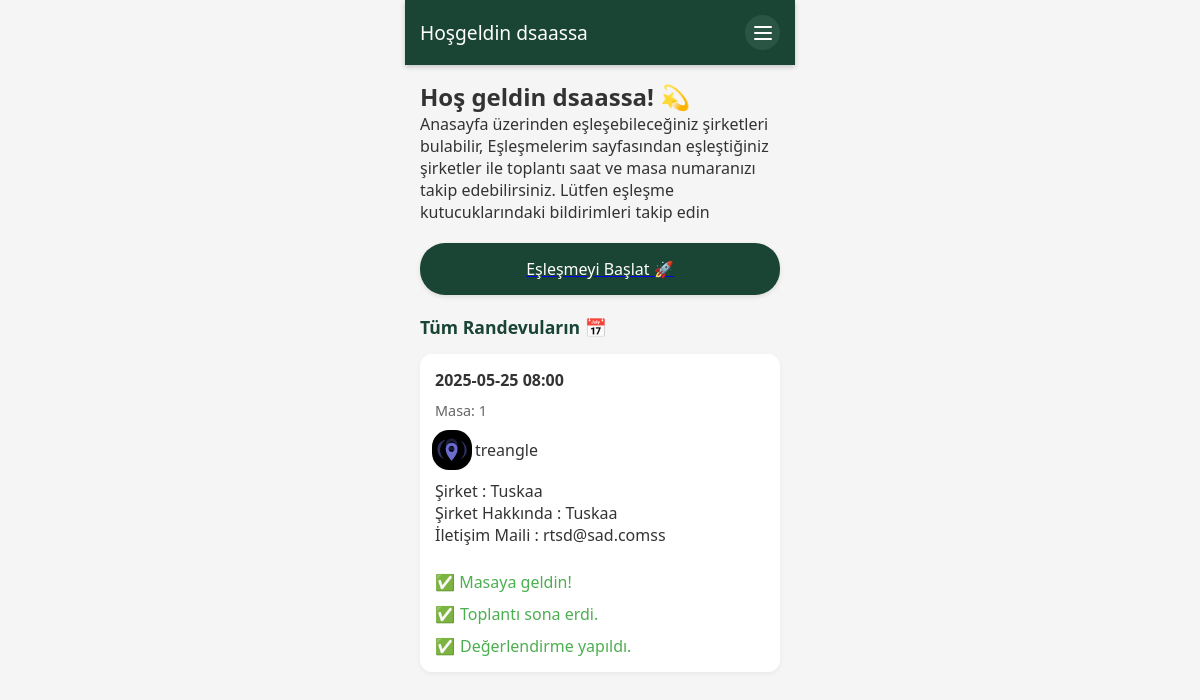
The app's page /dashboard/ (signed in) with its own data.
### teknopark_app/models.py (models this page shows, shortened)
class CustomUser(AbstractBaseUser, PermissionsMixin):
    email = models.EmailField(unique=True)
    first_name = models.CharField(max_length=50, blank=True)
    last_name = models.CharField(max_length=50, blank=True)
    uygunluk = models.BooleanField(default=True)
    sirket = models.CharField(max_length=120, null=True, blank=True)
    sirket_bilgileri = models.TextField(null=True, blank=True, max_length=500)
    web_adresi = models.URLField(blank=True, null=True)
    iletisim_emaili = models.EmailField(blank=True, null=True)
    sirket_logosu = models.ImageField(upload_to=upload_to_logo, blank=True, null=True)
    categories = models.ManyToManyField('Category', blank=True, related_name='users')
    ROLE_CHOICES = (
        ('investor', 'Yatırımcı'),
        ('entrepreneur', 'Girişimci'),
        ('teknopark', 'Teknopark'),
    )
    role = models.CharField(max_length=20, choices=ROLE_CHOICES)
    yatirim_miktari = models.DecimalField(
        max_digits=12,
        decimal_places=2,
        null=True,
        blank=True,
        validators=[MinValueValidator(Decimal('0.0'))],
        help_text="Yatırımcı isen, yatırım yapmayı düşündüğün miktar ($)"
    )
    talep_edilen_yatirim = models.DecimalField(
        max_digits=12,
        decimal_places=2,
        null=True,
        blank=True,
        validators=[MinValueValidator(Decimal('0.0'))],
        help_text="Girişimci isen, talep ettiğin yatırım miktarı ($)"
    )
    THS_CHOICES = [(str(i), f"THS-{i} seviyesi") for i in range(1, 10)]
    ths = models.CharField(max_length=2, choices=THS_CHOICES, null=True, blank=True)
    is_staff = models.BooleanField(default=False)
    is_active = models.BooleanField(default=True)
    objects = CustomUserManager()
    USERNAME_FIELD = 'email'
    REQUIRED_FIELDS = []

class Match(models.Model):
    STATUS_CHOICES = (
        ('pending', 'Pending'),
        ('accepted', 'Accepted'),
        ('rejected', 'Rejected'),
    )
    entrepreneur = models.ForeignKey(CustomUser, on_delete=models.CASCADE, related_name="entrepreneur_matches")
    investor = models.ForeignKey(CustomUser, on_delete=models.CASCADE, related_name="investor_matches")
    meeting_day = models.ForeignKey(MeetingDay, on_delete=models.CASCADE)
    table_number = models.IntegerField()
    start_datetime = models.DateTimeField()
    end_datetime = models.DateTimeField()
    entrepreneur_arrived = models.BooleanField(default=False)
    investor_arrived = models.BooleanField(default=False)
    meeting_ended = models.BooleanField(default=False)
    status = models.CharField(max_length=10, choices=STATUS_CHOICES, default='accepted')  # 'accepted' varsayalım
    entrepreneur_accepted = models.BooleanField(default=False)
    investor_accepted = models.BooleanField(default=False)
    def meeting_started(self):
        return self.entrepreneur_arrived and self.investor_arrived and not self.meeting_ended

### teknopark_app/views.py (the view)
# urls.py: path('dashboard/', views.dashboard_view, name='dashboard'),
@login_required
def dashboard_view(request):
    user = request.user
    matches = Match.objects.filter(
        Q(entrepreneur=user) | Q(investor=user)
    ).order_by('start_datetime')
    match_data = []
    for match in matches:
        if user == match.entrepreneur:
            other_user = match.investor
            user_arrived = match.entrepreneur_arrived
        else:
            other_user = match.entrepreneur
            user_arrived = match.investor_arrived
        time_left = match.start_datetime - timezone.now()
        five_minutes_left = timedelta(minutes=5)
        if time_left <= five_minutes_left:
            message = "Lütfen masanıza geçin ve masaya geldim butonuna tıklayın."
        elif not user_arrived and time_left <= timedelta(minutes=0):
            message = "Toplantınız ileri bir dakikaya ertelenmiştir. Lütfen bulunduğunuz masayı boşaltınız."
        else:
            message = ""
        evaluation_exists = Evaluation.objects.filter(match=match, evaluator=user).exists()
        match_data.append({
            'match': match,
            'other_user': other_user,
            'user_arrived': user_arrived,
            'meeting_started': match.meeting_started(),
            'evaluation_exists': evaluation_exists,
            'message': message,
            'status': match.status
        })
    return render(request, 'dashboard.html', {
        'match_data': match_data,
        'today': date.today(),
    })

### teknopark_app/templates/dashboard.html (shortened to what this page needs)
<!DOCTYPE html>
<html lang="tr">
<head>
</head>
<body>
    {% if user.role == 'investor' or user.role == 'entrepreneur' %}
    <div class="header">
        <h2>Hoşgeldin {{ user.first_name }}</h2>
        <div class="avatar" id="profileToggle">
            <div class="burger-menu">
                <span></span>
                <span></span>
                <span></span>
            </div>
        </div>
    </div>
    <div class="container">
        <h2>Hoş geldin {{ user.first_name }}! 💫</h2>
                        <p>Anasayfa üzerinden eşleşebileceğiniz şirketleri bulabilir, Eşleşmelerim sayfasından
eşleştiğiniz şirketler ile toplantı saat ve masa numaranızı takip edebilirsiniz. Lütfen
eşleşme kutucuklarındaki bildirimleri takip edin</p>
            <a href="{% url 'start_match' %}">
        <button class="start-match-btn">Eşleşmeyi Başlat 🚀</button>
            </a>
        {% if match_data %}
            <h3 class="matches-title">Tüm Randevuların 📅</h3>
{% for item in match_data %}
    <div class="match-card">
        <div class="match-header">
            <div class="match-date">{{ item.match.start_datetime|date:"Y-m-d H:i" }}</div>
        </div>
        <div class="table-info">Masa: {{ item.match.table_number }}</div>
        <div class="participant">
                            {% if item.other_user.sirket_logosu %}
                <img src="{{ item.other_user.sirket_logosu.url }}" style="width: 40px; border-radius: 17px; position: relative; right: 3px;">
                    {% else %}
            <div class="participant-avatar">
                {{ item.other_user.first_name|slice:":1" }}
            </div>
            {% endif %}
            <div class="participant-name">{{ item.other_user.first_name }}</div>
        </div>
        {% if item.other_user.sirket %}
        <p>Şirket : {{ item.other_user.sirket }}</p>
        {% endif %}
        {% if item.other_user.sirket_bilgileri %}
        <p>Şirket Hakkında : {{ item.other_user.sirket_bilgileri }}</p>
        {% endif %}
        {% if item.other_user.iletisim_emaili %}
        <p>İletişim Maili : {{ item.other_user.iletisim_emaili }}</p>
        {% endif %}
        <div class="action-buttons">
{% if item.match.status == 'accepted' %}
    {% if item.match.entrepreneur_arrived and not item.match.investor_arrived %}
        {% if request.user == item.match.investor %}
            {% if not item.user_arrived %}
                <form method="post" action="{% url 'masaya_geldim' item.match.id %}">
                    {% csrf_token %}
                    <button type="submit" class="btn btn-primary">🪑 Masaya Geldim</button>
                </form>
            {% else %}
                <div class="status">✅ Masaya geldin!</div>
            {% endif %}
        {% else %}
            <div class="status">⏳ Yatırımcı bekleniyor...</div>
        {% endif %}
    {% else %}
        {% if not item.user_arrived %}
            <form method="post" action="{% url 'masaya_geldim' item.match.id %}">
                {% csrf_token %}
                <button type="submit" class="btn btn-primary">🪑 Masaya Geldim</button>
            </form>
        {% else %}
            <div class="status">✅ Masaya geldin!</div>
        {% endif %}
    {% endif %}
{% endif %}
        </div>
                        {% if not item.match.meeting_ended %}
                    <form method="post" action="{% url 'toplanti_bitir' item.match.id %}">
                        {% csrf_token %}
                        <button type="submit" class="btn btn-danger">
                            <span class="status-icon">🚪</span> Toplantıyı Bitir
                        </button>
                    </form>
                {% else %}
                    <div class="status">
                        <span class="status-icon">✅</span> Toplantı sona erdi.
                    </div>
                {% endif %}
                {% if item.match.meeting_ended and not item.evaluation_exists %}
                    <a href="{% url 'degerlendirme_formu' item.match.id %}">
                        <button class="btn btn-outline">
                            <span class="status-icon">✍️</span> Değerlendirme Yap
                        </button>
                    </a>
                {% elif item.evaluation_exists %}
                    <div class="status">
                        <span class="status-icon">✅</span> Değerlendirme yapıldı.
                    </div>
                {% endif %}
    </div>
{% endfor %}
        {% else %}
            <div class="no-matches">
                <p>Henüz eşleşmen yok 😢</p>
            </div>
        {% endif %}
    </div>
    {% endif %}
</body>
</html>

### teknopark_app/templates/dashboard.html (style rules this page uses)
:root { --primary-color: #1a4434; --primary-light: #2a5544; --text-light: #ffffff; --text-dark: #333333; --accent: #ffb74d; --success: #4caf50; --danger: #f44336; --background: #f5f5f5; --card-bg: #ffffff; }
* { margin: 0; padding: 0; box-sizing: border-box; font-family: 'Segoe UI', Tahoma, Geneva, Verdana, sans-serif; }
body { background-color: var(--background); width: 390px; margin: 0 auto; color: var(--text-dark); padding-bottom: 70px; }
.header { background-color: var(--primary-color); color: var(--text-light); padding: 15px; display: flex; justify-content: space-between; align-items: center; box-shadow: 0 2px 5px rgba(0,0,0,0.2); position: relative; }
.header h2 { font-size: 1.2rem; font-weight: 500; }
.avatar { width: 35px; height: 35px; border-radius: 50%; background-color: var(--primary-light); display: flex; align-items: center; justify-content: center; color: white; font-weight: bold; cursor: pointer; }
.container { padding: 15px; }
.start-match-btn { display: block; background-color: var(--primary-color); color: var(--text-light); border: none; border-radius: 25px; padding: 15px; width: 100%; font-size: 1rem; font-weight: 500; margin: 20px 0; box-shadow: 0 2px 5px rgba(0,0,0,0.1); cursor: pointer; transition: background-color 0.3s; }
.matches-title { margin: 20px 0 15px; font-size: 1.1rem; font-weight: 600; color: var(--primary-color); }
.match-card { background-color: var(--card-bg); border-radius: 12px; padding: 15px; margin-bottom: 15px; box-shadow: 0 2px 5px rgba(0,0,0,0.05); }
.match-header { display: flex; justify-content: space-between; margin-bottom: 10px; }
.match-date { font-weight: 600; }
.table-info { color: #666; font-size: 0.9rem; }
.participant { display: flex; align-items: center; margin: 10px 0; }
.participant-name { font-weight: 500; }
.status { display: flex; align-items: center; margin-top: 10px; color: var(--success); font-weight: 500; }
.status-icon { margin-right: 5px; }
.action-buttons { display: flex; flex-direction: column; gap: 10px; margin-top: 15px; }
.burger-menu { display: flex; flex-direction: column; justify-content: center; gap: 4px; }
.burger-menu span { display: block; width: 18px; height: 2px; background-color: white; border-radius: 1px; }

### records on screen
CustomUser: first_name "dsaassa"
Match: match.start_datetime "2025-05-25 08:00", match.table_number "1", other_user.sirket_logosu (picture), other_user.first_name "treangle", other_user.sirket "Tuskaa", other_user.sirket_bilgileri "Tuskaa", other_user.iletisim_emaili "rtsd@sad.comss", status "✅ Masaya geldin!", meeting_ended "Toplantı sona erdi."
